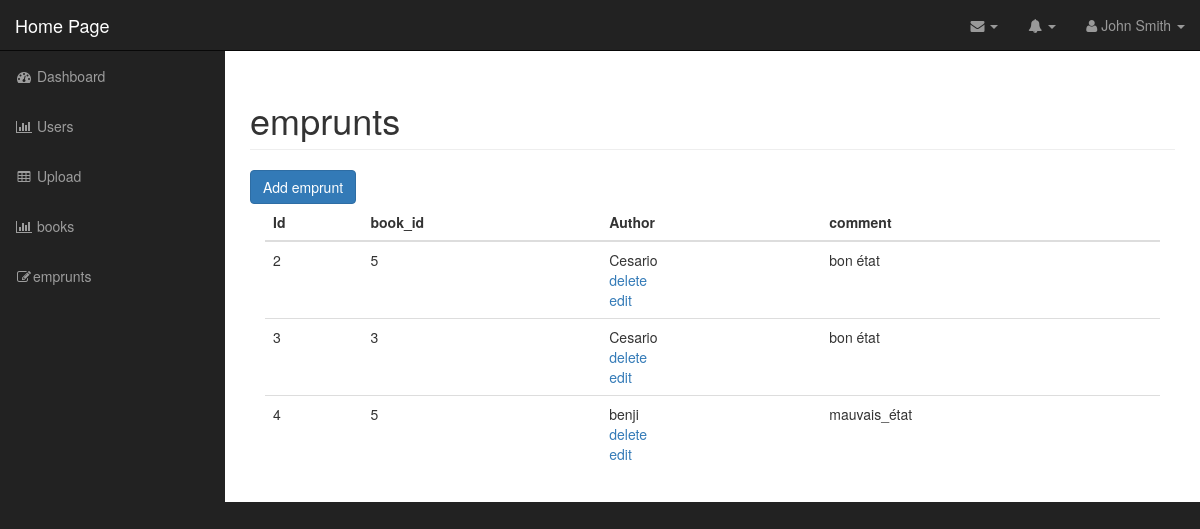
The page /gallery/admin/emprunts.php (signed in) on the database its author committed.
### tables this page shows
CREATE TABLE `emprunts` (
  `id` int(11) NOT NULL,
  `book_id` int(11) NOT NULL,
  `author` varchar(255) NOT NULL,
  `body` text NOT NULL
);

### gallery/admin/includes/database.php (called while the page is built, shortened)
<?php
class Database {
    public $connection;
    public function open_db_connection() {
         $this->connection = new mysqli(DB_HOST,DB_USER,DB_PASS,DB_NAME);
    }
    public function query($sql) {
        $result = $this->connection->query($sql);
        return $result;
    }
}
$database = new Database();

### gallery/admin/includes/db_object.php (called while the page is built, shortened)
<?php
class Db_object {
    protected static $db_table = 'users';
    public static function find_all() {
        return static::find_by_query("SELECT * FROM " . static::$db_table . " " );
    }
    public static function find_by_query($sql) {
        global $database;
        $result_set = $database->query($sql);
        $the_object_array = array();
        while($row = mysqli_fetch_array($result_set)) {
            $the_object_array[] = static::instantation($row);
        }
        return $the_object_array;
    }
    public static function instantation($the_record) {
        $the_object = new $calling_class;
        foreach ($the_record as $the_attribute => $value) {
            if($the_object -> has_the_attribute($the_attribute)) {
                $the_object -> $the_attribute = $value;
            }
        }
        return $the_object;
    }
        private function has_the_attribute($the_attribute) {
            $object_properties = get_object_vars($this);
            return array_key_exists($the_attribute, $object_properties);
        }
}

### gallery/admin/emprunts.php (the view, shortened to what this page needs)
<?php include("includes/header.php"); ?>
<?php
$emprunts = Emprunt::find_all();
?>
        <nav class="navbar navbar-inverse navbar-fixed-top" role="navigation">
            <?php include("includes/top_nav.php") ?>
            <?php include("includes/side_nav.php") ?>
        </nav>
        <div id="page-wrapper">
        <div class="container-fluid">
<div class="row">
    <div class="col-lg-12">
        <h1 class="page-header">
            emprunts
        </h1>
        <a href="add_emprunt.php" class="btn btn-primary">Add emprunt</a>
        <div class="col-md-12">
            <table class="table table-hover">
                <thead>
                    <tr>
                        <th>Id</th>
                        <th>book_id</th>
                        <th>Author</th>
                        <th>comment</th>
                    </tr>
                </thead>
                <tbody>
                    <?php foreach ($emprunts as $emprunt) : ?>
                        <tr>
                        <td><?php echo $emprunt->id; ?></td>
                        <td><?php echo $emprunt->book_id; ?></td>
                            <td><?php echo $emprunt-> author;  ?>
                                <div class="action_links">
                                    <a href="delete_emprunt.php?id=<?php echo $emprunt->id ?>">delete</a>
                                </div>
                                <div class="action_links">
                                    <a href="edit_emprunt.php?id=<?php echo $emprunt->id ?>">edit</a>
                                </div>
                        </td>
                        <td><?php echo $emprunt->body; ?></td>
                    </tr>
                    <?php
                        endforeach; ?>
                </tbody>
            </table>
        </div>
    </div>
</div>
</div>
        </div>
  <?php include("includes/footer.php"); ?>

### gallery/admin/css/sb-admin.css (style rules this page uses)
body { margin-top: 100px; background-color: #222; }
@media (min-width:768px) { body { margin-top: 50px; } }
#page-wrapper { width: 100%; padding: 0; background-color: #fff; }
@media (min-width:768px) { #page-wrapper { padding: 10px; } }

### rows shown on the page
emprunts: id "2", book "5", author "Cesario", body "bon état"
emprunts: id "3", book "3", author "Cesario", body "bon état"
emprunts: id "4", book "5", author "benji", body "mauvais_état"
